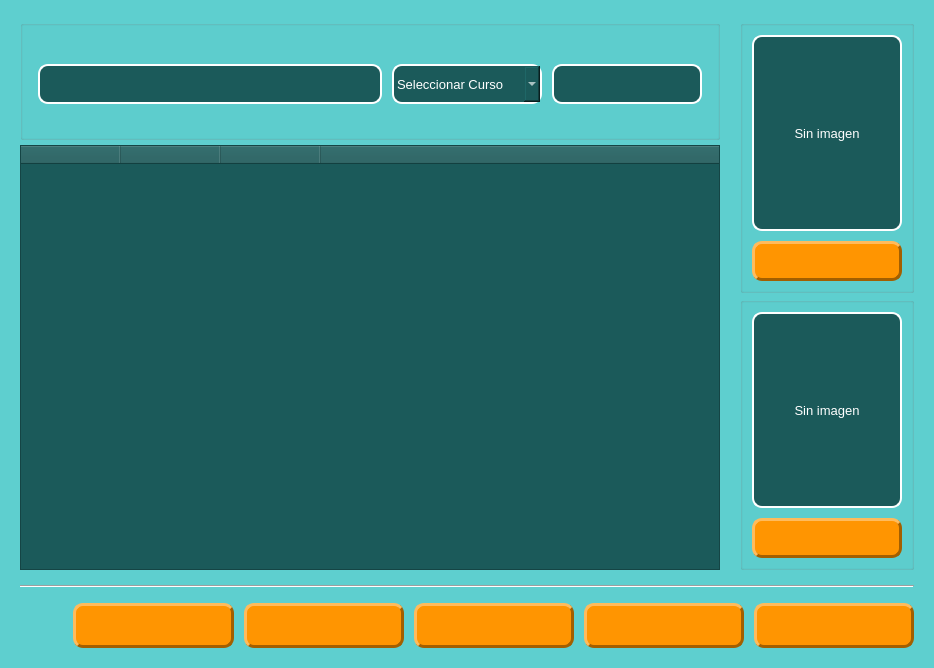
<?xml version="1.0" encoding="UTF-8"?>
<ui version="4.0">
 <class>Form</class>
 <widget class="QWidget" name="Form">
  <property name="geometry">
   <rect>
    <x>0</x>
    <y>0</y>
    <width>934</width>
    <height>668</height>
   </rect>
  </property>
  <property name="windowTitle">
   <string>Gestión de Equipos - Torneo de Fútbol</string>
  </property>
  <property name="styleSheet">
   <string notr="true">QWidget#Form {
	background-color: rgb(94, 207, 207);
}</string>
  </property>
  <layout class="QVBoxLayout" name="verticalLayout_main" stretch="0,0,0">
   <property name="spacing">
    <number>15</number>
   </property>
   <property name="leftMargin">
    <number>20</number>
   </property>
   <property name="topMargin">
    <number>20</number>
   </property>
   <property name="rightMargin">
    <number>20</number>
   </property>
   <property name="bottomMargin">
    <number>20</number>
   </property>
   <item>
    <layout class="QHBoxLayout" name="horizontalLayout_contenido" stretch="10,1">
     <property name="spacing">
      <number>20</number>
     </property>
     <item>
      <layout class="QVBoxLayout" name="verticalLayout_izquierda" stretch="0,10">
       <property name="spacing">
        <number>5</number>
       </property>
       <item>
        <widget class="QGroupBox" name="groupBox_datos_equipo">
         <property name="minimumSize">
          <size>
           <width>0</width>
           <height>120</height>
          </size>
         </property>
         <property name="font">
          <font>
           <pointsize>11</pointsize>
           <bold>true</bold>
          </font>
         </property>
         <property name="title">
          <string/>
         </property>
         <layout class="QVBoxLayout" name="verticalLayout_formulario">
          <property name="spacing">
           <number>10</number>
          </property>
          <property name="leftMargin">
           <number>15</number>
          </property>
          <property name="topMargin">
           <number>20</number>
          </property>
          <property name="rightMargin">
           <number>15</number>
          </property>
          <property name="bottomMargin">
           <number>15</number>
          </property>
          <item>
           <layout class="QHBoxLayout" name="horizontalLayout_campos" stretch="0,0,0">
            <property name="spacing">
             <number>10</number>
            </property>
            <item>
             <widget class="QLineEdit" name="lineEdit_nombre_equipo">
              <property name="minimumSize">
               <size>
                <width>0</width>
                <height>40</height>
               </size>
              </property>
              <property name="font">
               <font>
                <pointsize>10</pointsize>
               </font>
              </property>
              <property name="toolTip">
               <string>Ingrese el nombre del equipo</string>
              </property>
              <property name="styleSheet">
               <string notr="true">    background-color: rgb(27, 90, 90);
    color: rgb(255, 255, 255);
    border: 2px solid #FFFFFF;
    border-radius: 10px;</string>
              </property>
              <property name="placeholderText">
               <string/>
              </property>
             </widget>
            </item>
            <item>
             <widget class="QComboBox" name="comboBox_curso_equipo">
              <property name="minimumSize">
               <size>
                <width>150</width>
                <height>40</height>
               </size>
              </property>
              <property name="font">
               <font>
                <pointsize>10</pointsize>
               </font>
              </property>
              <property name="toolTip">
               <string>Seleccione el curso del equipo</string>
              </property>
              <property name="styleSheet">
               <string notr="true">    background-color: rgb(27, 90, 90);
    color: rgb(255, 255, 255);
    border: 2px solid #FFFFFF;
    border-radius: 10px;</string>
              </property>
              <item>
               <property name="text">
                <string>Seleccionar Curso</string>
               </property>
              </item>
              <item>
               <property name="text">
                <string>1º ESO A</string>
               </property>
              </item>
              <item>
               <property name="text">
                <string>1º ESO B</string>
               </property>
              </item>
              <item>
               <property name="text">
                <string>2º ESO A</string>
               </property>
              </item>
              <item>
               <property name="text">
                <string>2º ESO B</string>
               </property>
              </item>
              <item>
               <property name="text">
                <string>3º ESO A</string>
               </property>
              </item>
              <item>
               <property name="text">
                <string>3º ESO B</string>
               </property>
              </item>
              <item>
               <property name="text">
                <string>4º ESO A</string>
               </property>
              </item>
              <item>
               <property name="text">
                <string>4º ESO B</string>
               </property>
              </item>
             </widget>
            </item>
            <item>
             <widget class="QLineEdit" name="lineEdit_color_equipo">
              <property name="minimumSize">
               <size>
                <width>150</width>
                <height>40</height>
               </size>
              </property>
              <property name="maximumSize">
               <size>
                <width>150</width>
                <height>16777215</height>
               </size>
              </property>
              <property name="font">
               <font>
                <pointsize>10</pointsize>
               </font>
              </property>
              <property name="toolTip">
               <string>Color de la equipación del equipo</string>
              </property>
              <property name="styleSheet">
               <string notr="true">    background-color: rgb(27, 90, 90);
    color: rgb(255, 255, 255);
    border: 2px solid #FFFFFF;
    border-radius: 10px;</string>
              </property>
              <property name="placeholderText">
               <string/>
              </property>
             </widget>
            </item>
           </layout>
          </item>
         </layout>
        </widget>
       </item>
       <item>
        <widget class="QTableWidget" name="tableWidget_jugadores_equipo">
         <property name="font">
          <font>
           <pointsize>10</pointsize>
          </font>
         </property>
         <property name="styleSheet">
          <string notr="true">background-color: rgb(27, 90, 90);
color: rgb(255, 255, 255);</string>
         </property>
         <property name="alternatingRowColors">
          <bool>true</bool>
         </property>
         <property name="selectionMode">
          <enum>QAbstractItemView::SelectionMode::SingleSelection</enum>
         </property>
         <property name="selectionBehavior">
          <enum>QAbstractItemView::SelectionBehavior::SelectRows</enum>
         </property>
         <property name="sortingEnabled">
          <bool>true</bool>
         </property>
         <attribute name="horizontalHeaderStretchLastSection">
          <bool>true</bool>
         </attribute>
         <column>
          <property name="text">
           <string/>
          </property>
         </column>
         <column>
          <property name="text">
           <string/>
          </property>
         </column>
         <column>
          <property name="text">
           <string/>
          </property>
         </column>
         <column>
          <property name="text">
           <string/>
          </property>
         </column>
        </widget>
       </item>
      </layout>
     </item>
     <item>
      <layout class="QVBoxLayout" name="verticalLayout_derecha" stretch="10,10">
       <property name="spacing">
        <number>4</number>
       </property>
       <item>
        <widget class="QGroupBox" name="groupBox_escudo">
         <property name="minimumSize">
          <size>
           <width>0</width>
           <height>200</height>
          </size>
         </property>
         <property name="font">
          <font>
           <pointsize>11</pointsize>
           <bold>true</bold>
          </font>
         </property>
         <property name="title">
          <string/>
         </property>
         <layout class="QVBoxLayout" name="verticalLayout_escudo" stretch="0,0">
          <property name="spacing">
           <number>10</number>
          </property>
          <item>
           <widget class="QLabel" name="label_imagen_escudo">
            <property name="minimumSize">
             <size>
              <width>150</width>
              <height>150</height>
             </size>
            </property>
            <property name="font">
             <font>
              <pointsize>10</pointsize>
              <bold>false</bold>
             </font>
            </property>
            <property name="toolTip">
             <string>Vista previa del escudo</string>
            </property>
            <property name="styleSheet">
             <string notr="true">QLabel {
    background-color: rgb(27, 90, 90);
    color: rgb(255, 255, 255);
    border: 2px solid #FFFFFF;
    border-radius: 10px;
}</string>
            </property>
            <property name="text">
             <string>Sin imagen</string>
            </property>
            <property name="scaledContents">
             <bool>true</bool>
            </property>
            <property name="alignment">
             <set>Qt::AlignmentFlag::AlignCenter</set>
            </property>
           </widget>
          </item>
          <item>
           <widget class="QPushButton" name="pushButton_cargar_escudo">
            <property name="minimumSize">
             <size>
              <width>0</width>
              <height>40</height>
             </size>
            </property>
            <property name="font">
             <font>
              <pointsize>10</pointsize>
              <bold>true</bold>
             </font>
            </property>
            <property name="toolTip">
             <string>Cargar imagen del escudo del equipo</string>
            </property>
            <property name="styleSheet">
             <string notr="true">background-color: rgb(255, 149, 1);
color: rgb(38, 126, 126);
border:3px solid;
border-right-color: rgb(163, 95, 0);
border-bottom-color: rgb(163, 95, 0);
border-top-color: rgb(255, 187, 92);
border-left-color: rgb(255, 187, 92);
border-radius:10px;</string>
            </property>
            <property name="text">
             <string/>
            </property>
           </widget>
          </item>
         </layout>
        </widget>
       </item>
       <item>
        <widget class="QGroupBox" name="groupBox_equipacion">
         <property name="minimumSize">
          <size>
           <width>0</width>
           <height>200</height>
          </size>
         </property>
         <property name="font">
          <font>
           <pointsize>11</pointsize>
           <bold>true</bold>
          </font>
         </property>
         <property name="title">
          <string/>
         </property>
         <layout class="QVBoxLayout" name="verticalLayout_equipacion" stretch="0,0">
          <property name="spacing">
           <number>10</number>
          </property>
          <item>
           <widget class="QLabel" name="label_imagen_equipacion">
            <property name="minimumSize">
             <size>
              <width>150</width>
              <height>150</height>
             </size>
            </property>
            <property name="font">
             <font>
              <pointsize>10</pointsize>
              <bold>false</bold>
             </font>
            </property>
            <property name="toolTip">
             <string>Vista previa de la equipación</string>
            </property>
            <property name="styleSheet">
             <string notr="true">QLabel {
    background-color: rgb(27, 90, 90);
	color: rgb(255, 255, 255);
    border: 2px solid #FFFFFF;
    border-radius: 10px;
}</string>
            </property>
            <property name="text">
             <string>Sin imagen</string>
            </property>
            <property name="scaledContents">
             <bool>true</bool>
            </property>
            <property name="alignment">
             <set>Qt::AlignmentFlag::AlignCenter</set>
            </property>
           </widget>
          </item>
          <item>
           <widget class="QPushButton" name="pushButton_cargar_equipacion">
            <property name="minimumSize">
             <size>
              <width>0</width>
              <height>40</height>
             </size>
            </property>
            <property name="font">
             <font>
              <pointsize>10</pointsize>
              <bold>true</bold>
             </font>
            </property>
            <property name="toolTip">
             <string>Cargar imagen de la equipación</string>
            </property>
            <property name="styleSheet">
             <string notr="true">background-color: rgb(255, 149, 1);
color: rgb(38, 126, 126);
border:3px solid;
border-right-color: rgb(163, 95, 0);
border-bottom-color: rgb(163, 95, 0);
border-top-color: rgb(255, 187, 92);
border-left-color: rgb(255, 187, 92);
border-radius:10px;</string>
            </property>
            <property name="text">
             <string/>
            </property>
           </widget>
          </item>
         </layout>
        </widget>
       </item>
      </layout>
     </item>
    </layout>
   </item>
   <item>
    <widget class="Line" name="line">
     <property name="orientation">
      <enum>Qt::Orientation::Horizontal</enum>
     </property>
    </widget>
   </item>
   <item>
    <layout class="QHBoxLayout" name="horizontalLayout_botones" stretch="1,3,3,3,3,3">
     <property name="spacing">
      <number>10</number>
     </property>
     <item>
      <spacer name="horizontalSpacer">
       <property name="orientation">
        <enum>Qt::Orientation::Horizontal</enum>
       </property>
       <property name="sizeHint" stdset="0">
        <size>
         <width>40</width>
         <height>20</height>
        </size>
       </property>
      </spacer>
     </item>
     <item>
      <widget class="QPushButton" name="pushButton_registrar_equipo">
       <property name="minimumSize">
        <size>
         <width>140</width>
         <height>45</height>
        </size>
       </property>
       <property name="font">
        <font>
         <pointsize>11</pointsize>
         <bold>true</bold>
        </font>
       </property>
       <property name="toolTip">
        <string>Guardar equipo en la base de datos</string>
       </property>
       <property name="styleSheet">
        <string notr="true">background-color: rgb(255, 149, 1);
color: rgb(38, 126, 126);
border:3px solid;
border-right-color: rgb(163, 95, 0);
border-bottom-color: rgb(163, 95, 0);
border-top-color: rgb(255, 187, 92);
border-left-color: rgb(255, 187, 92);
border-radius:10px;</string>
       </property>
       <property name="text">
        <string/>
       </property>
      </widget>
     </item>
     <item>
      <widget class="QPushButton" name="pushButton_limpiar_equipo">
       <property name="minimumSize">
        <size>
         <width>140</width>
         <height>45</height>
        </size>
       </property>
       <property name="font">
        <font>
         <pointsize>11</pointsize>
         <bold>true</bold>
        </font>
       </property>
       <property name="toolTip">
        <string>Limpiar todos los campos del formulario</string>
       </property>
       <property name="styleSheet">
        <string notr="true">background-color: rgb(255, 149, 1);
color: rgb(38, 126, 126);
border:3px solid;
border-right-color: rgb(163, 95, 0);
border-bottom-color: rgb(163, 95, 0);
border-top-color: rgb(255, 187, 92);
border-left-color: rgb(255, 187, 92);
border-radius:10px;</string>
       </property>
       <property name="text">
        <string/>
       </property>
      </widget>
     </item>
     <item>
      <widget class="QPushButton" name="pushButton_crear_jugador_equipo">
       <property name="minimumSize">
        <size>
         <width>140</width>
         <height>45</height>
        </size>
       </property>
       <property name="font">
        <font>
         <pointsize>11</pointsize>
         <bold>true</bold>
        </font>
       </property>
       <property name="toolTip">
        <string>Agregar un nuevo jugador al equipo</string>
       </property>
       <property name="styleSheet">
        <string notr="true">background-color: rgb(255, 149, 1);
color: rgb(38, 126, 126);
border:3px solid;
border-right-color: rgb(163, 95, 0);
border-bottom-color: rgb(163, 95, 0);
border-top-color: rgb(255, 187, 92);
border-left-color: rgb(255, 187, 92);
border-radius:10px;</string>
       </property>
       <property name="text">
        <string/>
       </property>
      </widget>
     </item>
     <item>
      <widget class="QPushButton" name="pushButton_eliminar_equipo">
       <property name="minimumSize">
        <size>
         <width>140</width>
         <height>45</height>
        </size>
       </property>
       <property name="font">
        <font>
         <pointsize>11</pointsize>
         <bold>true</bold>
        </font>
       </property>
       <property name="toolTip">
        <string>Eliminar el jugador seleccionado</string>
       </property>
       <property name="styleSheet">
        <string notr="true">background-color: rgb(255, 149, 1);
color: rgb(38, 126, 126);
border:3px solid;
border-right-color: rgb(163, 95, 0);
border-bottom-color: rgb(163, 95, 0);
border-top-color: rgb(255, 187, 92);
border-left-color: rgb(255, 187, 92);
border-radius:10px;</string>
       </property>
       <property name="text">
        <string/>
       </property>
      </widget>
     </item>
     <item>
      <widget class="QPushButton" name="pushButton_volver_equipos">
       <property name="minimumSize">
        <size>
         <width>140</width>
         <height>45</height>
        </size>
       </property>
       <property name="font">
        <font>
         <pointsize>10</pointsize>
         <bold>true</bold>
        </font>
       </property>
       <property name="toolTip">
        <string>Cargar imagen del escudo del equipo</string>
       </property>
       <property name="styleSheet">
        <string notr="true">background-color: rgb(255, 149, 1);
color: rgb(38, 126, 126);
border:3px solid;
border-right-color: rgb(163, 95, 0);
border-bottom-color: rgb(163, 95, 0);
border-top-color: rgb(255, 187, 92);
border-left-color: rgb(255, 187, 92);
border-radius:10px;
</string>
       </property>
       <property name="text">
        <string/>
       </property>
      </widget>
     </item>
    </layout>
   </item>
  </layout>
 </widget>
 <resources/>
 <connections/>
</ui>
